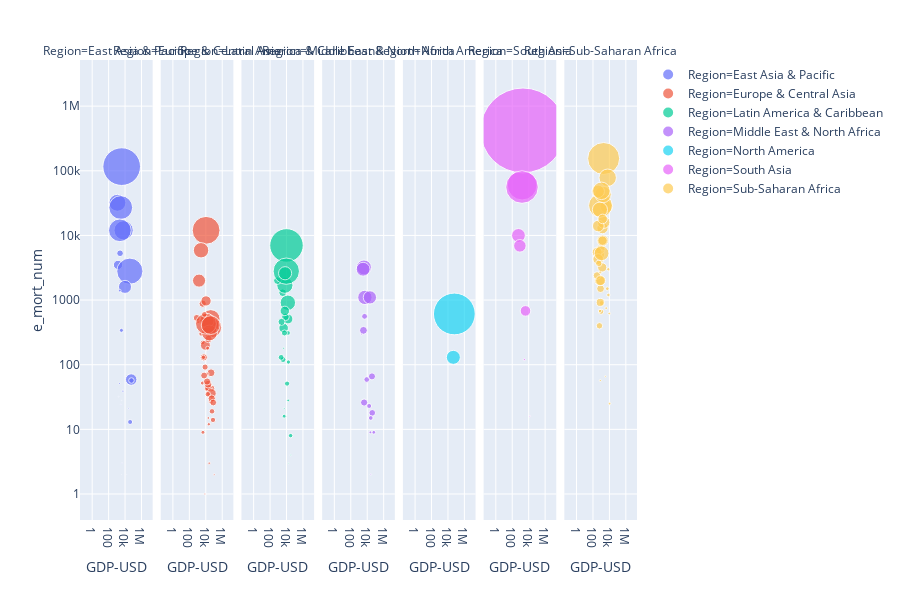

Source (notebook cell):
### Code cell
px.scatter(merged_df2_2017, x="GDP-USD", y="e_mort_num", \
           color="Region", size="e_pop_num", size_max=60, hover_name="Country_x", \
           facet_col="Region", log_x=True, log_y=True)

### Figure 1 — Plotly figure (JSON) as saved in the notebook; plotly's stock layout.template omitted (floating-point values rounded to 4 significant figures)
{"data": [{"hoverlabel": {"namelength": 0}, "hovertemplate": "<b>%{hovertext}</b><br><br>Region=East Asia & Pacific<br>GDP-USD=%{x}<br>e_mort_num=%{y}<br>e_pop_num=%{marker.size}", "hovertext": ["Australia", "Brunei Darussalam", "Cambodia", "Fiji", "Indonesia", "Japan", "Kiribati", "Malaysia", "Marshall Islands", "Mongolia", "Myanmar", "Nauru", "New Zealand", "Palau", "Papua New Guinea", "Philippines", "Samoa", "Singapore", "Solomon Islands", "Thailand", "Timor-Leste", "Tonga", "Tuvalu", "Vanuatu", "Vietnam"], "legendgroup": "Region=East Asia & Pacific", "marker": {"color": "#636efa", "size": [24450561, 428697, 16005373, 905502, 263991379, 127484450, 116398, 31624264, 53127, 3075647, 53370609, 11359, 4705818, 21729, 8251162, 104918090, 196440, 5708844, 611343, 69037513, 1296311, 108020, 11192, 276244, 95540800], "sizemode": "area", "sizeref": 372000.0, "symbol": "circle"}, "mode": "markers", "name": "Region=East Asia & Pacific", "showlegend": true, "type": "scatter", "uid": "a8d7ac9c-acdb-4546-b34d-d37ada4d6a17", "x": [55960.0, 28280.0, 1388.0, 5528.0, 3885.0, 38340.0, 1642.0, 9828.0, 3776.0, 3598.0, 1166.0, 8575.0, 41350.0, 15890.0, 2464.0, 2989.0, 4258.0, 59990.0, 2115.0, 6731.0, 2240.0, 4521.0, 3689.0, 3159.0, 2353.0], "xaxis": "x", "y": [59, 21, 3500, 39, 116000, 2800, 32, 1600, 28, 340, 32000, 1, 13, 2, 5300, 27000, 3, 57, 51, 12000, 1400, 1, 2, 24, 12000], "yaxis": "y"}, {"hoverlabel": {"namelength": 0}, "hovertemplate": "<b>%{hovertext}</b><br><br>Region=Europe & Central Asia<br>GDP-USD=%{x}<br>e_mort_num=%{y}<br>e_pop_num=%{marker.size}", "hovertext": ["Albania", "Armenia", "Austria", "Azerbaijan", "Belarus", "Belgium", "Bosnia and Herzegovina", "Bulgaria", "Croatia", "Cyprus", "Czech Republic", "Denmark", "Estonia", "Finland", "France", "Georgia", "Germany", "Greece", "Hungary", "Iceland", "Ireland", "Italy", "Kazakhstan", "Kyrgyz Republic", "Latvia", "Lithuania", "Luxembourg", "Moldova", "Montenegro", "Netherlands", "Norway", "Poland", "Portugal", "Romania", "Russian Federation", "San Marino", "Serbia", "Slovak Republic", "Slovenia", "Spain", "Sweden", "Switzerland", "Tajikistan", "Turkey", "Turkmenistan", "Ukraine", "United Kingdom", "Uzbekistan"], "legendgroup": "Region=Europe & Central Asia", "marker": {"color": "#EF553B", "size": [2930187, 2930450, 8735453, 9827589, 9468338, 11429336, 3507017, 7084571, 4189353, 1179551, 10618303, 5733551, 1309632, 5523231, 64979548, 3912061, 82114224, 11159773, 9721559, 335025, 4761657, 59359900, 18204499, 6045117, 1949670, 2890297, 583455, 4051212, 628960, 17035938, 5305383, 38170712, 10329506, 19679306, 143989754, 33400, 8790574, 5447662, 2079976, 46354321, 9910701, 8476005, 8921343, 80745020, 5758075, 44222947, 66181585, 31910641], "sizemode": "area", "sizeref": 372000.0, "symbol": "circle"}, "mode": "markers", "name": "Region=Europe & Central Asia", "showlegend": true, "type": "scatter", "uid": "ffe0e0c9-83ee-405b-8f2a-d9a999444e67", "x": [4539.0, 3857.0, 47380.0, 4200.0, 5757.0, 43670.0, 5181.0, 8274.0, 13380.0, 25950.0, 20410.0, 57380.0, 20240.0, 45940.0, 40050.0, 4047.0, 44770.0, 18900.0, 14260.0, 72390.0, 68720.0, 32130.0, 8953.0, 1231.0, 15650.0, 16860.0, 105700.0, 2727.0, 7779.0, 48560.0, 75510.0, 13870.0, 21330.0, 10760.0, 10960.0, 45880.0, 6284.0, 17630.0, 23500.0, 28380.0, 52920.0, 80640.0, 800.8, 10540.0, 6643.0, 2656.0, 39980.0, 1520.0], "xaxis": "x2", "y": [9, 52, 43, 880, 130, 75, 130, 92, 42, 3, 44, 19, 15, 27, 510, 220, 380, 50, 55, 0, 29, 410, 200, 480, 72, 180, 2, 300, 1, 36, 14, 480, 250, 970, 12000, 0, 68, 35, 12, 310, 30, 26, 530, 430, 600, 5900, 410, 2000], "yaxis": "y"}, {"hoverlabel": {"namelength": 0}, "hovertemplate": "<b>%{hovertext}</b><br><br>Region=Latin America & Caribbean<br>GDP-USD=%{x}<br>e_mort_num=%{y}<br>e_pop_num=%{marker.size}", "hovertext": ["Antigua and Barbuda", "Argentina", "Aruba", "Bahamas, The", "Barbados", "Belize", "Bolivia", "Brazil", "Chile", "Colombia", "Costa Rica", "Dominica", "Dominican Republic", "Ecuador", "El Salvador", "Grenada", "Guatemala", "Guyana", "Haiti", "Honduras", "Jamaica", "Mexico", "Nicaragua", "Panama", "Paraguay", "Peru", "Puerto Rico", "Suriname", "Trinidad and Tobago", "Uruguay"], "legendgroup": "Region=Latin America & Caribbean", "marker": {"color": "#00cc96", "size": [102012, 44271041, 105264, 395361, 285719, 374681, 11051600, 209288278, 18054726, 49065615, 4905769, 73925, 10766998, 16624858, 6377853, 107825, 16913503, 777859, 10981229, 9265067, 2890299, 129163276, 6217581, 4098587, 6811297, 32165485, 3663131, 563402, 1369125, 3456750], "sizemode": "area", "sizeref": 372000.0, "symbol": "circle"}, "mode": "markers", "name": "Region=Latin America & Caribbean", "showlegend": true, "type": "scatter", "uid": "155ff45d-a64a-4d68-beb5-61989a23d071", "x": [16620.0, 14590.0, 24360.0, 32660.0, 17460.0, 4828.0, 3438.0, 9928.0, 15130.0, 6325.0, 11810.0, 7819.0, 7482.0, 6217.0, 3787.0, 10450.0, 4469.0, 4578.0, 783.8, 2491.0, 5193.0, 9377.0, 2222.0, 15200.0, 5610.0, 6728.0, 31580.0, 5260.0, 16110.0, 16940.0], "xaxis": "x3", "y": [0, 910, 1, 4, 3, 15, 1300, 7000, 510, 1700, 51, 0, 550, 680, 120, 0, 370, 180, 2000, 460, 16, 2800, 130, 310, 310, 2600, 8, 21, 28, 110], "yaxis": "y"}, {"hoverlabel": {"namelength": 0}, "hovertemplate": "<b>%{hovertext}</b><br><br>Region=Middle East & North Africa<br>GDP-USD=%{x}<br>e_mort_num=%{y}<br>e_pop_num=%{marker.size}", "hovertext": ["Algeria", "Bahrain", "Djibouti", "Iraq", "Israel", "Jordan", "Kuwait", "Lebanon", "Libya", "Malta", "Morocco", "Oman", "Qatar", "Saudi Arabia", "Tunisia", "United Arab Emirates"], "legendgroup": "Region=Middle East & North Africa", "marker": {"color": "#ab63fa", "size": [41318142, 1492584, 956985, 38274618, 8321570, 9702353, 4136528, 6082357, 6374616, 430835, 35739580, 4636262, 2639211, 32938213, 11532127, 9400145], "sizemode": "area", "sizeref": 372000.0, "symbol": "circle"}, "mode": "markers", "name": "Region=Middle East & North Africa", "showlegend": true, "type": "scatter", "uid": "14f50a4c-5596-482b-8b15-bd662e99b956", "x": [4016.0, 24400.0, 1989.0, 5211.0, 40560.0, 4202.0, 26860.0, 8778.0, 4740.0, 27710.0, 3148.0, 17130.0, 62830.0, 21150.0, 3465.0, 37730.0], "xaxis": "x4", "y": [3200, 9, 300, 1100, 18, 26, 15, 59, 560, 2, 3000, 23, 9, 1100, 340, 66], "yaxis": "y"}, {"hoverlabel": {"namelength": 0}, "hovertemplate": "<b>%{hovertext}</b><br><br>Region=North America<br>GDP-USD=%{x}<br>e_mort_num=%{y}<br>e_pop_num=%{marker.size}", "hovertext": ["Canada", "United States"], "legendgroup": "Region=North America", "marker": {"color": "#19d3f3", "size": [36624199, 324459463], "sizemode": "area", "sizeref": 372000.0, "symbol": "circle"}, "mode": "markers", "name": "Region=North America", "showlegend": true, "type": "scatter", "uid": "20d16ab3-0bb8-4461-8c91-88a4678c9927", "x": [45220.0, 59890.0], "xaxis": "x5", "y": [130, 610], "yaxis": "y"}, {"hoverlabel": {"namelength": 0}, "hovertemplate": "<b>%{hovertext}</b><br><br>Region=South Asia<br>GDP-USD=%{x}<br>e_mort_num=%{y}<br>e_pop_num=%{marker.size}", "hovertext": ["Afghanistan", "Bangladesh", "Bhutan", "India", "Maldives", "Nepal", "Pakistan", "Sri Lanka"], "legendgroup": "Region=South Asia", "marker": {"color": "#e763fa", "size": [35530081, 164669751, 807610, 1339180127, 436330, 29304998, 197015955, 20876917], "sizemode": "area", "sizeref": 372000.0, "symbol": "circle"}, "mode": "markers", "name": "Region=South Asia", "showlegend": true, "type": "scatter", "uid": "5e2e66a6-011c-4fa9-99c5-508f75f283c7", "x": [569.5, 1606.0, 2991.0, 2014.0, 13510.0, 849.0, 1546.0, 4073.0], "xaxis": "x6", "y": [10000, 60000, 120, 421000, 16, 6900, 56000, 680], "yaxis": "y"}, {"hoverlabel": {"namelength": 0}, "hovertemplate": "<b>%{hovertext}</b><br><br>Region=Sub-Saharan Africa<br>GDP-USD=%{x}<br>e_mort_num=%{y}<br>e_pop_num=%{marker.size}", "hovertext": ["Angola", "Benin", "Botswana", "Burkina Faso", "Burundi", "Cabo Verde", "Cameroon", "Central African Republic", "Chad", "Comoros", "Côte d'Ivoire", "Equatorial Guinea", "Eritrea", "Eswatini", "Ethiopia", "Gabon", "Gambia, The", "Ghana", "Guinea", "Guinea-Bissau", "Kenya", "Lesotho", "Liberia", "Madagascar", "Malawi", "Mali", "Mauritania", "Mauritius", "Mozambique", "Namibia", "Niger", "Nigeria", "Rwanda", "Senegal", "Seychelles", "Sierra Leone", "South Africa", "Sudan", "Tanzania", "Togo", "Uganda", "Zambia", "Zimbabwe"], "legendgroup": "Region=Sub-Saharan Africa", "marker": {"color": "#fecb52", "size": [29784193, 11175692, 2291661, 19193382, 10864245, 546388, 24053727, 4659080, 14899994, 813912, 24294750, 1267689, 5068831, 1367254, 104957438, 2025137, 2100568, 28833629, 12717176, 1861283, 49699862, 2233339, 4731906, 25570895, 18622104, 18541980, 4420184, 1265138, 29668834, 2533794, 21477348, 190886311, 12208407, 15850567, 94737, 7557212, 56717156, 40533330, 57310019, 7797694, 42862958, 17094130, 16529904], "sizemode": "area", "sizeref": 372000.0, "symbol": "circle"}, "mode": "markers", "name": "Region=Sub-Saharan Africa", "showlegend": true, "type": "scatter", "uid": "56b45160-2fcc-4933-b849-5d433204a537", "x": [4304.0, 832.8, 7584.0, 643.4, 312.5, 3250.0, 1441.0, 388.6, 811.8, 784.7, 1528.0, 9692.0, 979.7, 4060.0, 817.5, 7369.0, 705.0, 2038.0, 801.9, 793.6, 1695.0, 1353.0, 754.7, 447.7, 324.8, 853.9, 1113.0, 10490.0, 426.1, 5593.0, 433.7, 1995.0, 773.9, 1333.0, 15860.0, 506.0, 6182.0, 1120.0, 1064.0, 615.0, 702.2, 1501.0, 1471.0], "xaxis": "x7", "y": [28000, 1500, 1200, 2000, 2400, 66, 13000, 5800, 6100, 57, 8300, 620, 660, 750, 29000, 3000, 680, 16000, 5000, 2700, 43000, 5600, 3600, 14000, 5500, 2000, 900, 25, 48000, 1500, 4300, 155000, 920, 3200, 0, 3700, 78000, 5300, 49000, 400, 25000, 18000, 8300], "yaxis": "y"}], "layout": {"annotations": [{"showarrow": false, "text": "Region=East Asia & Pacific", "textangle": 0, "x": 0.06522, "xanchor": "center", "xref": "paper", "y": 1.02, "yanchor": "middle", "yref": "paper"}, {"showarrow": false, "text": "Region=Europe & Central Asia", "textangle": 0, "x": 0.2101, "xanchor": "center", "xref": "paper", "y": 1.02, "yanchor": "middle", "yref": "paper"}, {"showarrow": false, "text": "Region=Latin America & Caribbean", "textangle": 0, "x": 0.3551, "xanchor": "center", "xref": "paper", "y": 1.02, "yanchor": "middle", "yref": "paper"}, {"showarrow": false, "text": "Region=Middle East & North Africa", "textangle": 0, "x": 0.5, "xanchor": "center", "xref": "paper", "y": 1.02, "yanchor": "middle", "yref": "paper"}, {"showarrow": false, "text": "Region=North America", "textangle": 0, "x": 0.6449, "xanchor": "center", "xref": "paper", "y": 1.02, "yanchor": "middle", "yref": "paper"}, {"showarrow": false, "text": "Region=South Asia", "textangle": 0, "x": 0.7899, "xanchor": "center", "xref": "paper", "y": 1.02, "yanchor": "middle", "yref": "paper"}, {"showarrow": false, "text": "Region=Sub-Saharan Africa", "textangle": 0, "x": 0.9348, "xanchor": "center", "xref": "paper", "y": 1.02, "yanchor": "middle", "yref": "paper"}], "grid": {"xaxes": ["x", "x2", "x3", "x4", "x5", "x6", "x7"], "xgap": 0.1, "xside": "bottom", "yaxes": ["y"], "ygap": 0.1, "yside": "left"}, "height": 600, "legend": {"itemsizing": "constant", "tracegroupgap": 0}, "margin": {"t": 60}, "xaxis": {"title": {"text": "GDP-USD"}, "type": "log"}, "xaxis2": {"matches": "x", "title": {"text": "GDP-USD"}, "type": "log"}, "xaxis3": {"matches": "x", "title": {"text": "GDP-USD"}, "type": "log"}, "xaxis4": {"matches": "x", "title": {"text": "GDP-USD"}, "type": "log"}, "xaxis5": {"matches": "x", "title": {"text": "GDP-USD"}, "type": "log"}, "xaxis6": {"matches": "x", "title": {"text": "GDP-USD"}, "type": "log"}, "xaxis7": {"matches": "x", "title": {"text": "GDP-USD"}, "type": "log"}, "yaxis": {"title": {"text": "e_mort_num"}, "type": "log"}}}
